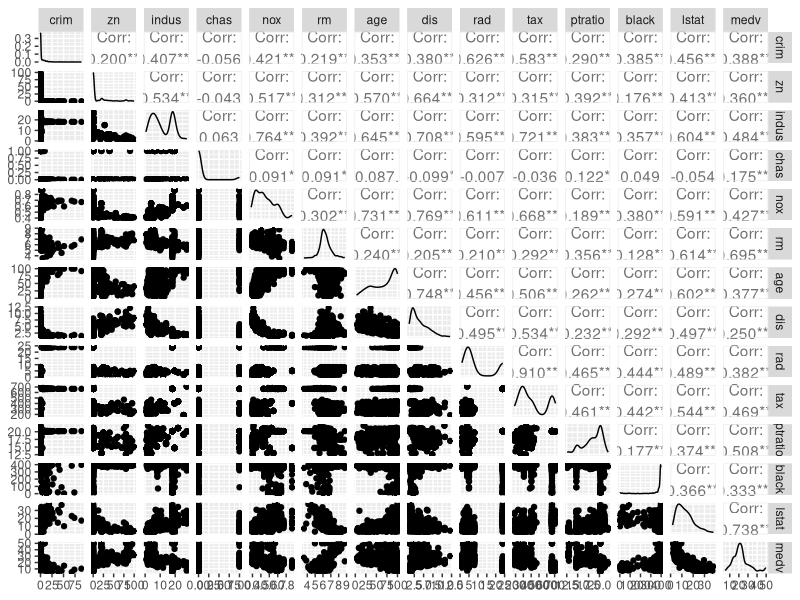
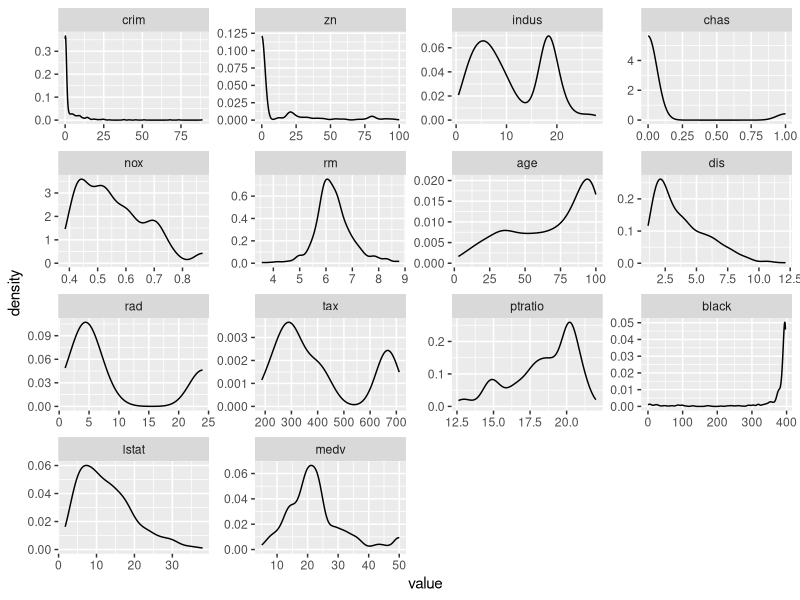
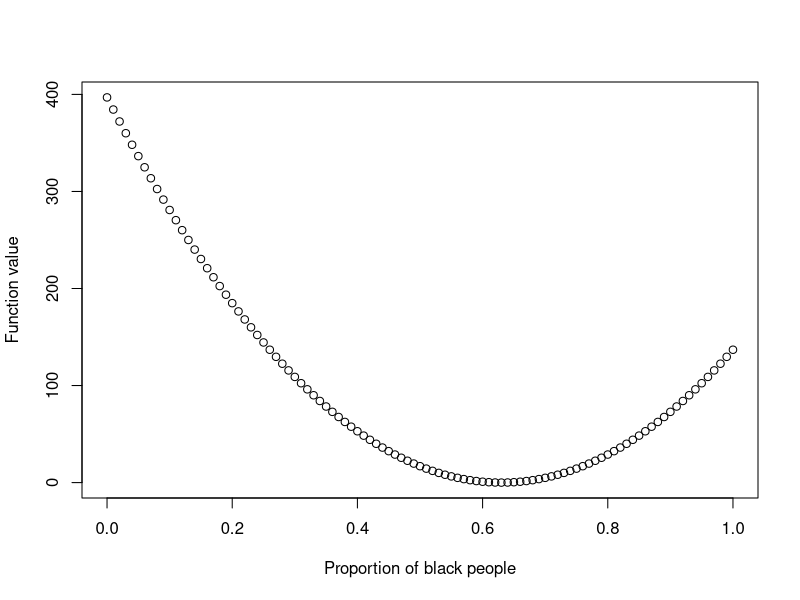
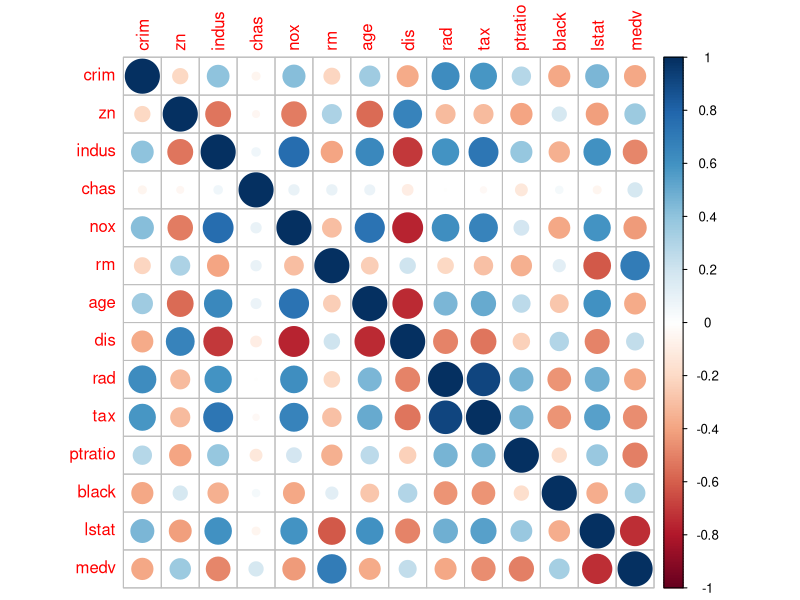
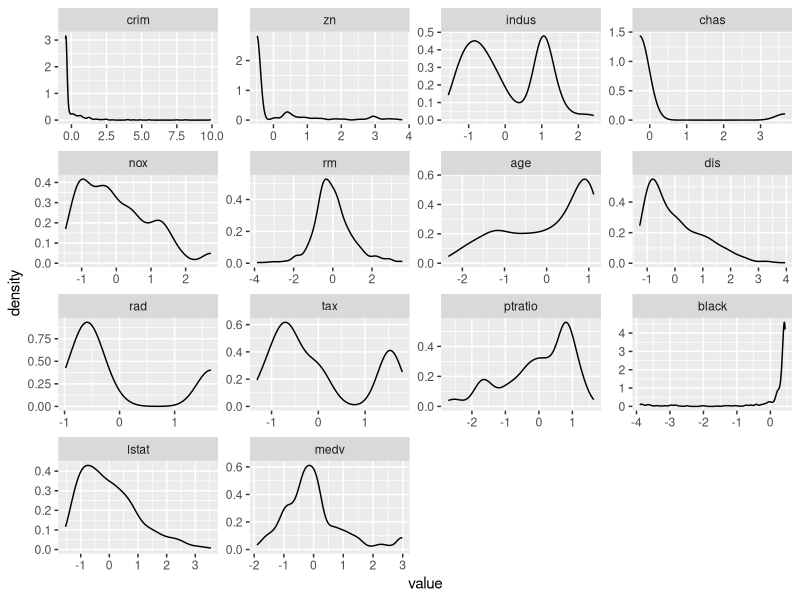
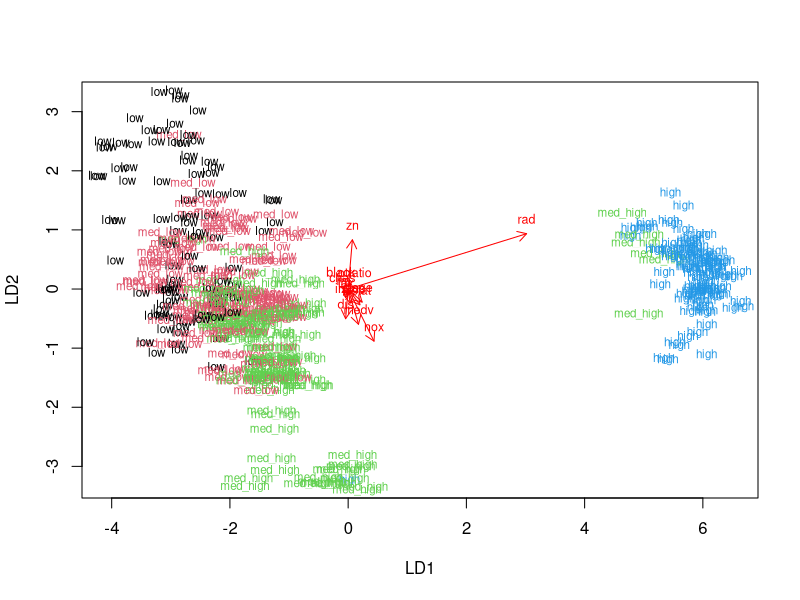
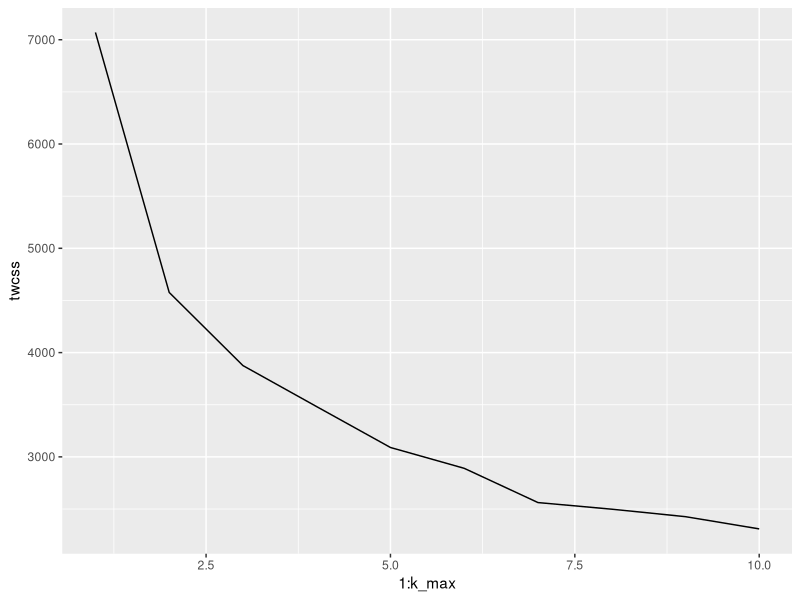
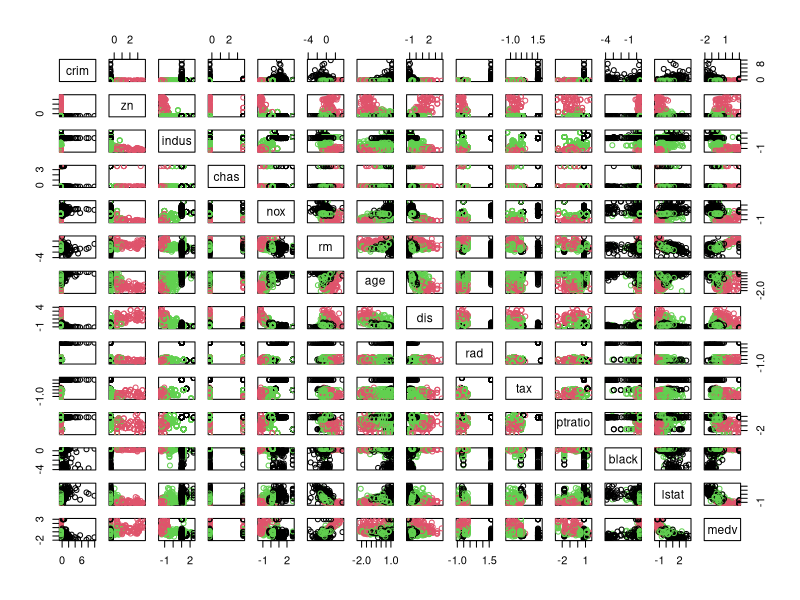

Source code (R) for these figures, in order: (Note: this script raises an error after producing the figures.)
## ---- chunk 1
# knitr is used to build this report, so it is included by default

# Remove the '##' from each line of R output blocks
knitr::opts_chunk$set(comment = '')

# Used knitr options: No "##" before output
library(dplyr)
library(ggplot2)
library(GGally)
library(gridExtra)
library(reshape2)
library(tidyr)
library(MASS)  # Contains the used dataset
library(corrplot)
## ---- chunk 2
data("Boston")  # Creates variable named Boston
str(Boston)
knitr::kable(head(Boston, 5))
summary(Boston)
## ---- chunk 3
ggpairs(Boston)
## ---- chunk 4
longtable <- melt(Boston)
ggplot(longtable, aes(value)) + geom_density() + facet_wrap(~variable, scales="free")
## ---- chunk 5
x <- 0:100 / 100
y <- 1000*(x-0.63)^2
plot(x,y, xlab="Proportion of black people", ylab="Function value")
# Show the values of x when y > 375.38 (i.e. the value of 1st quantile)
x[y > 375.38]
## ---- chunk 6
corrplot(cor(Boston), method="circle")
## ---- chunk 7
scaled <- scale(Boston)

# scale() returns a matrix object, change it to a data.frame
scaled <- as.data.frame(scaled)
summary(scaled)

longtable <- melt(scaled)
ggplot(longtable, aes(value)) + geom_density() + facet_wrap(~variable, scales="free")
## ---- chunk 8
# create a quantile vector of crim and print it
bins <- quantile(scaled$crim)
bins

# create a categorical variable 'crime' and take a look using table()
crime <- cut(scaled$crim, breaks = bins, include.lowest = TRUE, label=c("low", "med_low", "med_high", "high"))
table(crime)

# remove original `crim` and add the new `crime` variable to the dataset
# Here I need to explicitly call dplyr::select, as MASS library also has a select function
scaled <- dplyr::select(scaled, -crim)
scaled <- data.frame(scaled, crime)
## ---- chunk 9
# number of rows in the Boston dataset 
n <- nrow(scaled)

# choose randomly 80% of the rows
ind <- sample(n,  size = n * 0.8)

# create train and test sets
train <- scaled[ind,]
test <- scaled[-ind,]  # note the minus!

# save the correct classes from test data
correct_classes_for_test <- test$crime

# remove the crime variable from test data
test <- dplyr::select(test, -crime)
## ---- chunk 10
lda.fit <- lda(crime ~ ., data = train)
lda.fit  # Just checking the output

# Function lifted directly from DataCamp exercises
# the function for lda biplot arrows
lda.arrows <- function(x, myscale = 1, arrow_heads = 0.1, color = "red", tex = 0.75, choices = c(1,2)){
  heads <- coef(x)
  arrows(x0 = 0, y0 = 0, 
         x1 = myscale * heads[,choices[1]], 
         y1 = myscale * heads[,choices[2]], col=color, length = arrow_heads)
  text(myscale * heads[,choices], labels = row.names(heads), 
       cex = tex, col=color, pos=3)
}

# target classes as numeric
classes <- as.numeric(train$crime)

# plot the lda results
plot(lda.fit, dimen = 2, col=classes, pch=classes)
lda.arrows(lda.fit, myscale = 1)
## ---- chunk 11
# predict classes with test data
lda.pred <- predict(lda.fit, newdata = test)
table(correct = correct_classes_for_test, predicted = lda.pred$class) %>% addmargins
## ---- chunk 12
# Reload original Boston dataset
data('Boston')

# Scale the dataset
boston_scaled <- scale(Boston) %>% as.data.frame()
# I won't repeat the summary here, it's the same as shown previously...

# Calculate euclidean distance and show it
dist_eu <- dist(boston_scaled)
summary(dist_eu)
 
# Let's calculate also manhattan distance for good measure
dist_man <- dist(boston_scaled, method="manhattan")
summary(dist_man)
## ---- chunk 13
# k-means clustering
km <-kmeans(boston_scaled, centers = 3)
# 
# # plot the Boston dataset with clusters
# pairs(Boston[6:10], col = km$cluster)
# 

# # determine the number of clusters
k_max <- 10
# 
# # calculate the total within sum of squares
twcss <- sapply(1:k_max, function(k){kmeans(boston_scaled, k)$tot.withinss})
# 
# # visualize the results
qplot(x = 1:k_max, y = twcss, geom = 'line')
# 
# # k-means clustering
# km <-kmeans(Boston, centers = 2)
# 
# # plot the Boston dataset with clusters
pairs(boston_scaled, col = km$cluster)
# 
ggpairs(boston_scaled, aes(col=km$cluster))
## ---- chunk 14
# Reload original Boston dataset
data('Boston')
# Scale the dataset
boston_scaled <- scale(Boston) %>% as.data.frame
summary(boston_scaled)
# # # k-means clustering
km <-kmeans(boston_scaled, centers = 7)
summary(km)
## ---- chunk 15
# This script is provided in assignment #
model_predictors <- dplyr::select(train, -crime)

# check the dimensions
dim(model_predictors)
dim(lda.fit$scaling)
 
# matrix multiplication
matrix_product <- as.matrix(model_predictors) %*% lda.fit$scaling
matrix_product <- as.data.frame(matrix_product)

# Next, install and access the plotly package. Create a 3D plot (Cool!) of the columns of the matrix product by typing the code below.
# plot_ly(x = matrix_product$LD1, y = matrix_product$LD2, z = matrix_product$LD3, type= 'scatter3d', mode='markers')
## ---- chunk 16
